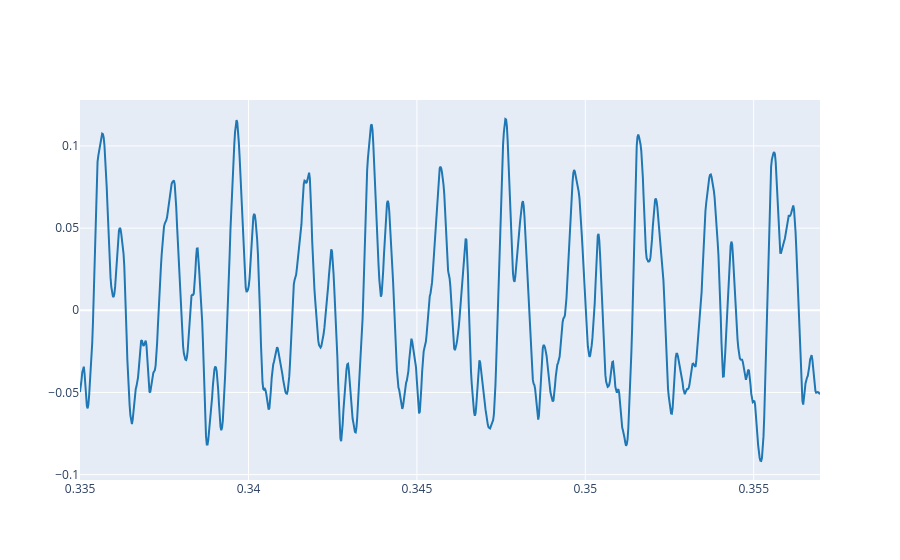

Source (notebook cell):
### Markdown cell above
3.1. Load your reference audio signal and plot some periods (5-10) where the amplitude is stable. For instance see Ex. 2.3 from Lab 1.

### Code cell
# Write the code here

filepath = "./sis1_group102/labs/edited_audiowav.wav"
ref, fs = load_audio(filepath)

t_start = 0.335 
t_end = 0.357 

plot_signals(ref, fs, t_start, t_end)

### Figure 1 — Plotly figure (JSON) as saved in the notebook; plotly's stock layout.template omitted (floating-point values rounded to 4 significant figures; data arrays with more than 128 entries replaced by an {"elided": "..."} marker saying what was removed)
{"data": [{"line": {"color": "#1f77b4", "shape": "linear"}, "mode": "lines", "name": "audio signal 0", "type": "scatter", "x": {"elided": "970 float values"}, "y": {"elided": "970 float values"}}], "layout": {}}
